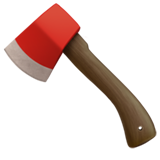
#> input picture emojis/axe.png, 160 x 160 px
$ python mainV5_2_DQN.py
#> lines starting #> are read from the running program, lines starting #| are printed output that depends on the picture; after the words box and inside, x2 and y2 are one past the last pixel; in counts of white or black regions, pixels touching at a corner belong together
### V5_reward_change/environmentV5_app.py
import cv2
import math
import os
import random
import numpy as np
from PIL import Image
from typing import Any

class Scratch_Game_Environment5_Streamlit:
    def __init__(self, frame_size: int, scratching_area: tuple[int, int, int, int], random_emojis: bool = False):
        self.scratched_count = 0
        self.FRAME_SIZE = frame_size
        self.random_emojis = random_emojis
        self.rect_x, self.rect_y = scratching_area[0], scratching_area[1]
        self.rect_width, self.rect_height = scratching_area[2], scratching_area[3]
        self.number_of_rows = math.ceil(self.rect_height / self.FRAME_SIZE)
        self.number_of_columns = math.ceil(self.rect_width / self.FRAME_SIZE)
        self.total_squares = self.number_of_rows * self.number_of_columns
        self.frames_mask = [-1] * self.total_squares  # -1 no scratched, 0 bad, 1 good

        self.emoji_images = self._get_emoji_images()
        self.game_image = Image.new("RGBA", (self.rect_width, self.rect_height), (255, 255, 255, 255))

        self.good_frames_idx = set()
        self.squares_images: list[dict[str, Any]] = []

        self._setup_environment_and_contours()

    def _get_emoji_images(self) -> list[Image.Image]:
        """Return a list of emoji images, depending if the user want them random or not."""
        if not self.random_emojis:
            try:
                emoji_images = [Image.open("../emojis/axe.png") for _ in range(3)]
#> emoji_images = 3 items
#> in __init__, `self.game_image = Image.new("RGBA", (self.rect_width, self.rect_height..`: self.game_image: PIL image 770x300 RGBA; every value is 255
            except FileNotFoundError:
                emoji_images = [Image.open("emojis/axe.png") for _ in range(3)]
        else:
            try:
                emoji_images = [Image.open(f"../emojis/{emoji_name}") for emoji_name in random.choices(os.listdir("../emojis"), k=3)]
            except FileNotFoundError:
                emoji_images = [Image.open(f"emojis/{emoji_name}") for emoji_name in random.choices(os.listdir("emojis"), k=3)]
        return emoji_images

    def _setup_environment_and_contours(self):
        """Set up the environment by identifying contours and placing the frames."""
        try:
            self.background_image = Image.open("../utils/space.jpg").resize((self.rect_width, self.rect_height)) # local deployment
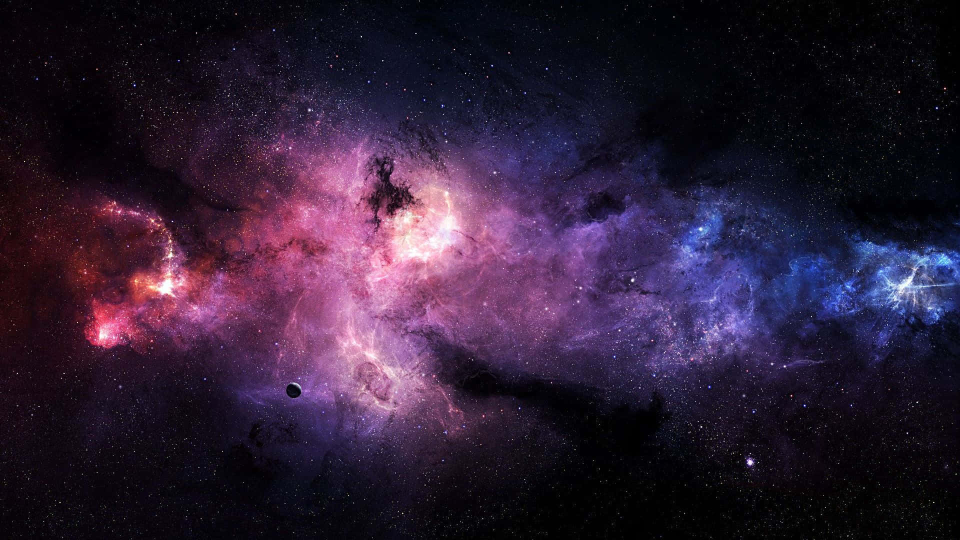
#> input picture utils/space.jpg, 1920 x 1080 px (shown at 1/2 size)
        except FileNotFoundError:
            self.background_image = Image.open("utils/space.jpg").resize((self.rect_width, self.rect_height)) # local tests and cloud deployment

        """Place the emoji images"""
        aux_img = Image.new("RGBA", (self.rect_width, self.rect_height), (255,255,255,255))
        emoji_width, emoji_height = self.emoji_images[0].size
#> emoji_width = 160; emoji_height = 160
        gap = 40
        total_width = 3 * emoji_width + 2 * gap
#> total_width = 560
        start_x = (self.rect_width - total_width) // 2
#> start_x = 105
        y = (self.rect_height - emoji_height) // 2
#> y = 70
        self.emoji_bboxes = []
        for i, emoji_img in enumerate(self.emoji_images):
            x = start_x + i * (emoji_width + gap)
            self.emoji_bboxes.append((x, y, x + emoji_width, y + emoji_height))
            aux_img.paste(emoji_img, (x, y), emoji_img.convert("RGBA"))
#> this loop made 3 passes
#> x on passes 1 to 3: 105, 305, 505
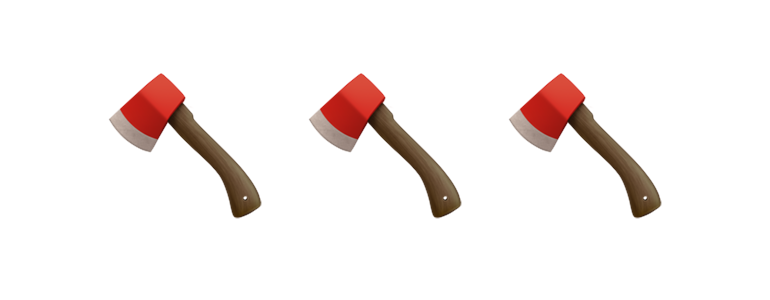
#> aux_img: PIL image 770x300 RGBA; mean R, G, B, A 245.9, 240.2, 238.8, 254.7; transparent parts drawn white
#> after the loop, self.emoji_bboxes = [(105, 70, 265, 230), (305, 70, 465, 230), (505, 70, 665, 230)]

        for (x1, y1, x2, y2), emoji_img in zip(self.emoji_bboxes, self.emoji_images):
            self.background_image.paste(emoji_img, (x1, y1), emoji_img.convert("RGBA"))
#> this loop made 3 passes
#> (x1, x2) on passes 1 to 3: (105, 265), (305, 465), (505, 665)
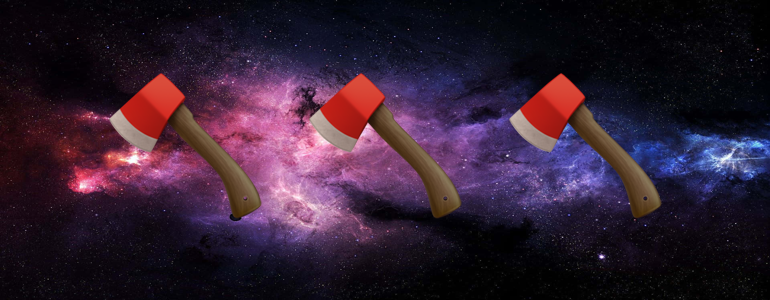
#> self.background_image: PIL image 770x300 RGB; mean R, G, B 50.3, 30.8, 49.3

        """Detect contours"""
        gray = cv2.cvtColor(np.asarray(aux_img), cv2.COLOR_RGBA2GRAY)
        edges = cv2.Canny(gray, 100, 200)
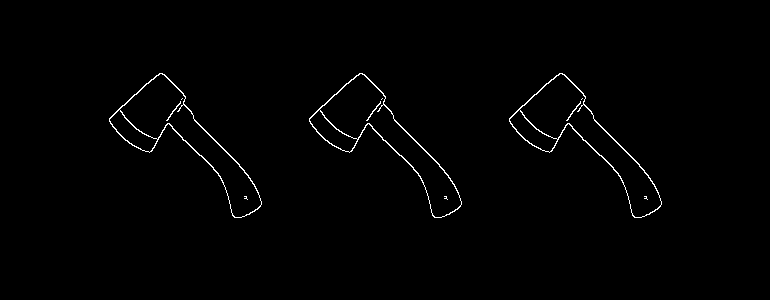
#> edges: shape (300, 770); 0.97% white in thin lines or dots, all inside (x1, y1, x2, y2) = (109, 73, 662, 218)
        kernel = np.ones((3, 3), np.uint8)
        dilated_edges = cv2.dilate(edges, kernel, iterations=1)
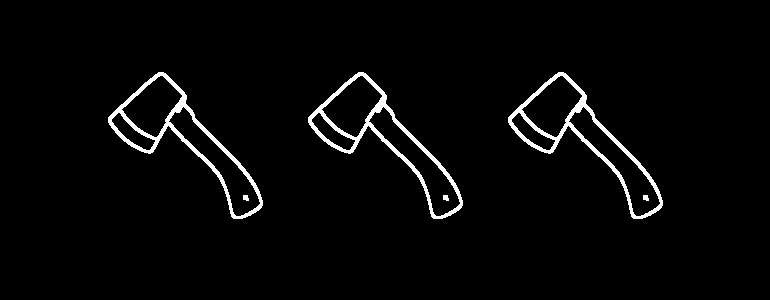
#> dilated_edges: shape (300, 770); 3% white; 6 white regions
        contours, _ = cv2.findContours(dilated_edges, cv2.RETR_EXTERNAL, cv2.CHAIN_APPROX_SIMPLE)
#> contours = 3 contours; box (x1, y1, x2, y2) and area: (508, 72, 663, 219) 6990, (308, 72, 463, 219) 6990, (108, 72, 263, 219) 6990
        background = np.ones_like(np.asarray(aux_img)) * 255
        numpy_contours = cv2.drawContours(background, contours, -1, (0, 0, 0), thickness=cv2.FILLED)
        contour_mask = Image.fromarray(numpy_contours).convert("L")
#> contour_mask: PIL image 770x300 L; 90.7% white; 3 black regions, box (x1, y1, x2, y2) and area: (108, 72, 263, 219) 7187, (308, 72, 463, 219) 7187, (508, 72, 663, 219) 7187
        contour_mask = np.array(contour_mask)
        aux_img.close()

        """Place the frames"""
        idx = 0
        for row in range(self.number_of_rows):
            for col in range(self.number_of_columns):
                y0 = row * self.FRAME_SIZE
                x0 = col * self.FRAME_SIZE
                frame_area = contour_mask[y0:y0+self.FRAME_SIZE, x0:x0+self.FRAME_SIZE]
                if np.sum(frame_area == 0) > 10:
                    self.good_frames_idx.add(idx)
                    color = (255, 0, 0, 255)  # red if it's good
                else:
                    color = (0, 0, 255, 255)  # blue if it's bad
                square = Image.new("RGBA", (self.FRAME_SIZE, self.FRAME_SIZE), color)
                self.squares_images.append({"img": square, "coords": (x0, y0), "visible": True})
                self.game_image.paste(square, (x0, y0), square.convert("RGBA")) # the image I will show
                idx += 1
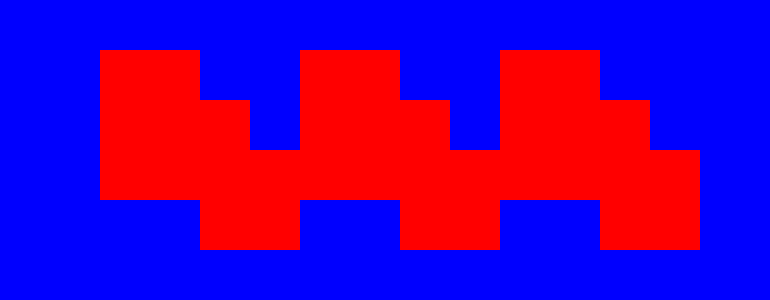
#> self.game_image: PIL image 770x300 RGBA; mean R, G, B, A 91.1, 0, 163.9, 255
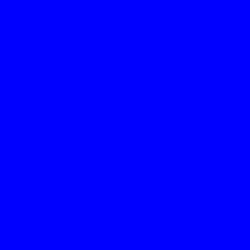
#> square: PIL image 50x50 RGBA (shown 5 times larger); mean R, G, B, A 0, 0, 255, 255
#> after the loop, idx = 96; self.good_frames_idx = 33 items; self.squares_images = 96 items

    def get_window_image(self) -> Image:
        """Return the current game image status for displaying purposes."""
        return self.game_image

    # [19 lines left out: function _scratch_frame, not called in this run]

    # --------------------------------------------------------------------------------
    # --------------------------------------------------------------------------------
    """Functions for agents to interact with the environment"""
    # --------------------------------------------------------------------------------
    # --------------------------------------------------------------------------------

    # [5 lines left out: function env_step, not called in this run]

    def env_reset(self) -> None:
        """Reset the environment to its initial state for a new episode."""
        self.__init__(self.FRAME_SIZE, (self.rect_x, self.rect_y, self.rect_width, self.rect_height), self.random_emojis)

### V5_reward_change/mainV5_2_DQN.py
import time
import torch
import random
import numpy as np
import torch.nn as nn
import torch.optim as optim
from collections import deque
from PIL import Image

from environmentV5_app import Scratch_Game_Environment5_Streamlit
from utils.functionalities import plot_results

device = "cpu"

class Custom_DQN(nn.Module):
    """Custom Deep Q-Network (DQN) model."""
    def __init__(self, input_dim: int, output_dim: int):
        super(Custom_DQN, self).__init__()
        self.fc1 = nn.Linear(input_dim, 256)
        self.fc2 = nn.Linear(256, 256)
        self.fc3 = nn.Linear(256, 128)
        self.fc4 = nn.Linear(128, 128)
        self.fc5 = nn.Linear(128, output_dim)

    # [7 lines left out: function forward, not called in this run]

    def print_num_parameters(self) -> None:
        total_params = sum(p.numel() for p in self.parameters())
        print(f"Total number of parameters: {total_params}")

class RL_Agent_52():
    """Reinforcement Learning Agent using DQN."""

    def __init__(self, num_actions: int, agent_parameters: dict[str, int | float]) -> None:
        self.alpha = agent_parameters["alpha"]  # Learning rate
        self.gamma = agent_parameters["gamma"]  # Discount factor
        self.epsilon = agent_parameters["epsilon"]  # Exploration rate
        self.batch_size = agent_parameters["batch_size"]
        self.memory = deque(maxlen=agent_parameters["memory_size"])

        self.num_actions = num_actions
        self.target_dqn = Custom_DQN(self.num_actions, self.num_actions).to(device)
        self.policy_dqn = Custom_DQN(self.num_actions, self.num_actions).to(device)
        self.optimizer = optim.Adam(self.policy_dqn.parameters(), lr=self.alpha)
        self.loss_fn = nn.SmoothL1Loss()

    # [48 lines left out: functions remember, choose_action, replay, not called in this run]

    def update_target_network(self) -> None:
        """Update the target network with the weights of the policy network."""
        self.target_dqn.load_state_dict(self.policy_dqn.state_dict())

"""**********************************************************"""
agent_parameters = {
    "alpha": 0.001,  # Learning rate
    "gamma": 0.80,  # Discount factor; 0.7 para 300 episodios
    "epsilon": 0.9,  # Exploration rate
    "batch_size": 64,
    "memory_size": 15000
}

my_env = Scratch_Game_Environment5_Streamlit(frame_size=50, scratching_area=(110,98,770,300))
#> (the run stopped early here; a loop or call above may not have finished)
